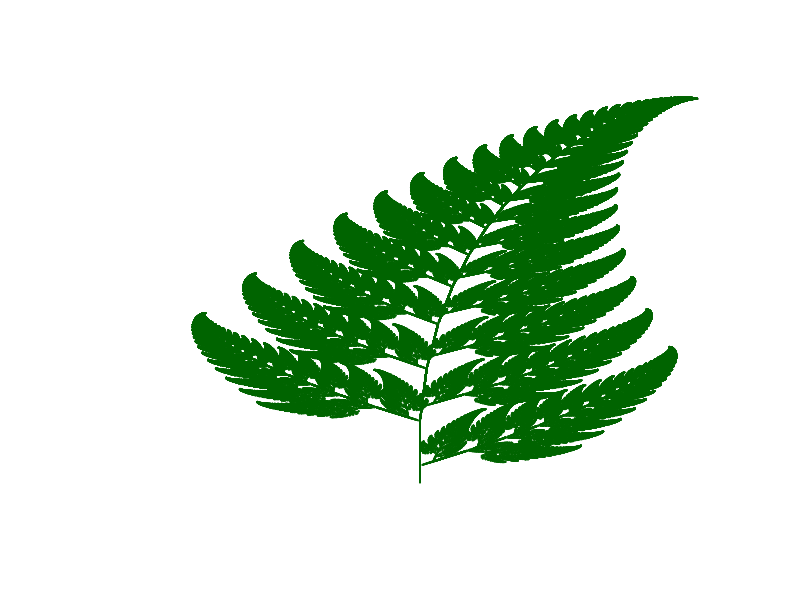

Here is the R script that generated this plot:
# Barnsley's Fern

# create function of the probability and the current point
fractal_fern2 <- function(x, p){
  if (p <= 0.01) {
    m <- matrix(c(0, 0, 0, .16), 2, 2)
    f <- c(0, 0)
  } else if (p <= 0.86) {
    m <- matrix(c(.85, -.04, .04, .85), 2, 2)
    f <- c(0, 1.6)
  } else if (p <= 0.93) {
    m <- matrix(c(.2, .23, -.26, .22), 2, 2)
    f <- c(0, 1.6)
  } else {
    m <- matrix(c(-.15, .26, .28, .24), 2, 2)
    f <- c(0, .44)
  }
  m %*% x + f
}

# how many reps determines how detailed the fern will be
reps <- 1000000

# create a vector with probability values, and a matrix to store coordinates
p <- runif(reps)

# initialise a point at the origin
coords <- c(0, 0)

# compute Fractal Coordinates
m <- Reduce(fractal_fern2, p, accumulate = T, init = coords)
m <- t(do.call(cbind, m))

# Create plot
plot(m, type = "p", cex = 0.1, col = "darkgreen",
     xlim = c(-3, 3), ylim = c(0, 10),
     xlab = NA, ylab = NA, axes = FALSE)
